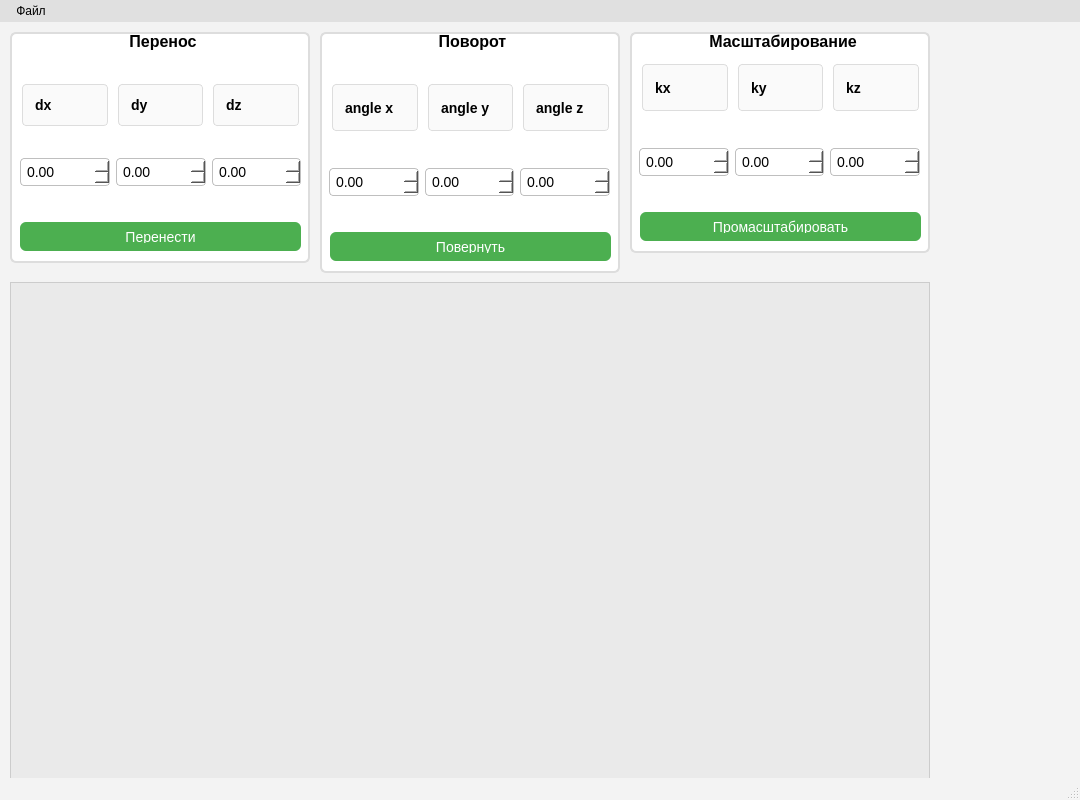
<?xml version="1.0" encoding="UTF-8"?>
<ui version="4.0">
 <class>MainWindow</class>
 <widget class="QMainWindow" name="MainWindow">
  <property name="geometry">
   <!-- Размеры окна можно подкорректировать при необходимости -->
   <rect>
    <x>0</x>
    <y>0</y>
    <width>1080</width>
    <height>800</height>
   </rect>
  </property>
  <property name="windowTitle">
   <string>MainWindow</string>
  </property>

  <!-- Общий стиль (StyleSheet) приложения -->
  <property name="styleSheet">
   <string notr="true">
   /* Общий фон окна и базовый цвет текста */
   QMainWindow {
       background-color: #f3f3f3;
       color: #000000; /* чёрный текст по умолчанию */
   }

   /* Стили для GroupBox */
   QGroupBox {
       font-weight: bold;
       border: 2px solid #ddd;
       border-radius: 6px;
       margin-top: 1em; /* отступ между заголовком и рамкой */
       background-color: #ffffff;
       color: #000000;
   }
   QGroupBox::title {
       subcontrol-origin: margin;
       subcontrol-position: top center;
       padding: 0px 6px;
       background-color: transparent;
   }

   /* Стили для QLabel (по умолчанию) */
   QLabel {
       font-size: 14px;
       color: #000000;
   }

   /*
    * Дополнительный стиль рамок для
    *  - dx, dy, dz (#label_14, #label_15, #label_13)
    *  - angle x, angle y, angle z (#label_5, #label_4, #label_6)
    *  - kx, ky, kz (#label_3, #label_2, #label_kz)
    * Cюда добавлены отступы, лёгкое закругление, светлый фон и центрирование текста.
    */
   #label_14, #label_15, #label_13,
   #label_5, #label_4, #label_6,
   #label_3, #label_2, #label_kz {
       border: 1px solid #ddd;
       border-radius: 4px;
       background-color: #fafafa;
       padding: 4px 8px;
       margin: 2px;
       font-weight: 500;
       qproperty-alignment: 'AlignCenter'; /* центрируем текст */
   }

   /* Стили для кнопок (QPushButton) */
   QPushButton {
       background-color: #4caf50; /* приятный зелёный цвет */
       color: #ffffff;           /* белый текст */
       border-radius: 6px;
       padding: 8px;
       font-size: 14px;
   }
   QPushButton:hover {
       background-color: #43a047; /* чуть темнее при наведении */
   }
   QPushButton:pressed {
       background-color: #388e3c; /* ещё темнее при нажатии */
   }

   /* Стили для QDoubleSpinBox */
   QDoubleSpinBox {
       border: 1px solid #bfbfbf;
       border-radius: 4px;
       padding: 4px;
       font-size: 14px;
       background-color: #ffffff;
       color: #000000;
   }
   QDoubleSpinBox:focus {
       border: 1px solid #4caf50; /* цвет рамки при фокусе */
   }

   /* Стили для QGraphicsView */
   QGraphicsView {
       border: 1px solid #ccc;
       background-color: #eaeaea;
   }

   /* Стили для меню (QMenuBar и QMenu) */
   QMenuBar {
       background-color: #e0e0e0;
       color: #000000;
   }
   QMenuBar::item {
       background: transparent;
       color: #000000;
       padding: 4px 10px;
   }
   QMenuBar::item:selected {
       background: #4caf50;
       color: #ffffff;
       border-radius: 4px;
   }
   QMenu {
       background-color: #ffffff;
       border: 1px solid #ccc;
       color: #000000;
   }
   QMenu::item {
       color: #000000;
       padding: 4px 20px;
   }
   QMenu::item:selected {
       background-color: #4caf50;
       color: #ffffff;
   }
   </string>
  </property>

  <!-- Центральный виджет -->
  <widget class="QWidget" name="centralwidget">
   <!-- Первая группа: Перенос -->
   <widget class="QGroupBox" name="groupBox">
    <!-- Координаты и размеры -->
    <property name="geometry">
     <rect>
      <x>10</x>
      <y>10</y>
      <width>300</width>
      <height>231</height>
     </rect>
    </property>
    <property name="font">
     <font>
      <pointsize>12</pointsize>
     </font>
    </property>
    <property name="title">
     <string>Перенос</string>
    </property>

    <widget class="QPushButton" name="buttonMove">
     <property name="geometry">
      <rect>
       <x>10</x>
       <y>190</y>
       <width>281</width>
       <height>29</height>
      </rect>
     </property>
     <property name="text">
      <string>Перенести</string>
     </property>
    </widget>

    <widget class="QWidget" name="horizontalLayoutWidget_7">
     <property name="geometry">
      <rect>
       <x>10</x>
       <y>100</y>
       <width>281</width>
       <height>80</height>
      </rect>
     </property>
     <layout class="QHBoxLayout" name="horizontalLayout_9">
      <item>
       <widget class="QDoubleSpinBox" name="move_x_box">
        <property name="minimum">
         <double>-1000.000000000000000</double>
        </property>
        <property name="maximum">
         <double>10000.000000000000000</double>
        </property>
       </widget>
      </item>
      <item>
       <widget class="QDoubleSpinBox" name="move_y_box">
        <property name="minimum">
         <double>-1000.000000000000000</double>
        </property>
        <property name="maximum">
         <double>10000.000000000000000</double>
        </property>
       </widget>
      </item>
      <item>
       <widget class="QDoubleSpinBox" name="move_z_box">
        <property name="minimum">
         <double>-1000.000000000000000</double>
        </property>
        <property name="maximum">
         <double>10000.000000000000000</double>
        </property>
       </widget>
      </item>
     </layout>
    </widget>

    <!-- Пустые лейблы (label_12, label_10, label_11) оставлены, если они нужны в коде -->
    <widget class="QLabel" name="label_12">
     <property name="geometry">
      <rect>
       <x>10</x>
       <y>40</y>
       <width>125</width>
       <height>49</height>
      </rect>
     </property>
    </widget>
    <widget class="QLabel" name="label_10">
     <property name="geometry">
      <rect>
       <x>142</x>
       <y>40</y>
       <width>125</width>
       <height>49</height>
      </rect>
     </property>
    </widget>
    <widget class="QLabel" name="label_11">
     <property name="geometry">
      <rect>
       <x>274</x>
       <y>40</y>
       <width>125</width>
       <height>49</height>
      </rect>
     </property>
    </widget>

    <!-- Подписи dx, dy, dz -->
    <widget class="QWidget" name="horizontalLayoutWidget_8">
     <property name="geometry">
      <rect>
       <x>10</x>
       <y>50</y>
       <width>281</width>
       <height>46</height>
      </rect>
     </property>
     <layout class="QHBoxLayout" name="horizontalLayout_10">
      <item>
       <widget class="QLabel" name="label_14">
        <property name="font">
         <font>
          <pointsize>12</pointsize>
         </font>
        </property>
        <property name="text">
         <string>dx</string>
        </property>
       </widget>
      </item>
      <item>
       <widget class="QLabel" name="label_15">
        <property name="font">
         <font>
          <pointsize>12</pointsize>
         </font>
        </property>
        <property name="text">
         <string>dy</string>
        </property>
       </widget>
      </item>
      <item>
       <widget class="QLabel" name="label_13">
        <property name="font">
         <font>
          <pointsize>12</pointsize>
         </font>
        </property>
        <property name="text">
         <string>dz</string>
        </property>
       </widget>
      </item>
     </layout>
    </widget>
   </widget>

   <!-- Вторая группа: Поворот -->
   <widget class="QGroupBox" name="groupBox_2">
    <property name="geometry">
     <rect>
      <x>320</x>
      <y>10</y>
      <width>300</width>
      <height>241</height>
     </rect>
    </property>
    <property name="font">
     <font>
      <pointsize>12</pointsize>
     </font>
    </property>
    <property name="title">
     <string>Поворот</string>
    </property>

    <widget class="QPushButton" name="buttonRotate">
     <property name="geometry">
      <rect>
       <x>10</x>
       <y>200</y>
       <width>281</width>
       <height>29</height>
      </rect>
     </property>
     <property name="text">
      <string>Повернуть</string>
     </property>
    </widget>

    <widget class="QWidget" name="horizontalLayoutWidget_3">
     <property name="geometry">
      <rect>
       <x>9</x>
       <y>110</y>
       <width>281</width>
       <height>80</height>
      </rect>
     </property>
     <layout class="QHBoxLayout" name="horizontalLayout_4">
      <item>
       <widget class="QDoubleSpinBox" name="angle_x_box">
        <property name="minimum">
         <double>-1000.000000000000000</double>
        </property>
        <property name="value">
         <double>0.000000000000000</double>
        </property>
       </widget>
      </item>
      <item>
       <widget class="QDoubleSpinBox" name="angle_y_box">
        <property name="minimum">
         <double>-1000.000000000000000</double>
        </property>
        <property name="value">
         <double>0.000000000000000</double>
        </property>
       </widget>
      </item>
      <item>
       <widget class="QDoubleSpinBox" name="angle_z_boz">
        <property name="minimum">
         <double>-1000.000000000000000</double>
        </property>
        <property name="value">
         <double>0.000000000000000</double>
        </property>
       </widget>
      </item>
     </layout>
    </widget>

    <!-- Подписи angle x, angle y, angle z -->
    <widget class="QWidget" name="horizontalLayoutWidget_4">
     <property name="geometry">
      <rect>
       <x>10</x>
       <y>50</y>
       <width>281</width>
       <height>51</height>
      </rect>
     </property>
     <layout class="QHBoxLayout" name="horizontalLayout_5">
      <item>
       <widget class="QLabel" name="label_5">
        <property name="font">
         <font>
          <pointsize>12</pointsize>
         </font>
        </property>
        <property name="text">
         <string>angle x</string>
        </property>
       </widget>
      </item>
      <item>
       <widget class="QLabel" name="label_4">
        <property name="font">
         <font>
          <pointsize>12</pointsize>
         </font>
        </property>
        <property name="text">
         <string>angle y</string>
        </property>
       </widget>
      </item>
      <item>
       <widget class="QLabel" name="label_6">
        <property name="font">
         <font>
          <pointsize>12</pointsize>
         </font>
        </property>
        <property name="text">
         <string>angle z</string>
        </property>
       </widget>
      </item>
     </layout>
    </widget>
   </widget>

   <!-- Третья группа: Масштабирование -->
   <widget class="QGroupBox" name="groupBox_3">
    <property name="geometry">
     <rect>
      <x>630</x>
      <y>10</y>
      <width>300</width>
      <height>221</height>
     </rect>
    </property>
    <property name="font">
     <font>
      <pointsize>12</pointsize>
     </font>
    </property>
    <property name="title">
     <string>Масштабирование</string>
    </property>

    <widget class="QPushButton" name="buttonScale">
     <property name="geometry">
      <rect>
       <x>10</x>
       <y>180</y>
       <width>281</width>
       <height>29</height>
      </rect>
     </property>
     <property name="text">
      <string>Промасштабировать</string>
     </property>
    </widget>

    <!-- Поля для ввода kx, ky, kz -->
    <widget class="QWidget" name="horizontalLayoutWidget">
     <property name="geometry">
      <rect>
       <x>9</x>
       <y>90</y>
       <width>281</width>
       <height>80</height>
      </rect>
     </property>
     <layout class="QHBoxLayout" name="horizontalLayout">
      <item>
       <widget class="QDoubleSpinBox" name="scale_x_box">
        <property name="minimum">
         <double>-1000.000000000000000</double>
        </property>
        <property name="value">
         <double>0.000000000000000</double>
        </property>
       </widget>
      </item>
      <item>
       <widget class="QDoubleSpinBox" name="scale_y_box">
        <property name="minimum">
         <double>-1000.000000000000000</double>
        </property>
        <property name="value">
         <double>0.000000000000000</double>
        </property>
       </widget>
      </item>
      <item>
       <widget class="QDoubleSpinBox" name="scale_z_box">
        <property name="minimum">
         <double>-1000.000000000000000</double>
        </property>
        <property name="value">
         <double>0.000000000000000</double>
        </property>
       </widget>
      </item>
     </layout>
    </widget>

    <widget class="QWidget" name="horizontalLayoutWidget_2">
     <property name="geometry">
      <rect>
       <x>10</x>
       <y>30</y>
       <width>281</width>
       <height>51</height>
      </rect>
     </property>
     <layout class="QHBoxLayout" name="horizontalLayout_3">
      <item>
       <widget class="QLabel" name="label_3">
        <property name="font">
         <font>
          <pointsize>12</pointsize>
         </font>
        </property>
        <property name="text">
         <string>kx</string>
        </property>
       </widget>
      </item>
      <item>
       <widget class="QLabel" name="label_2">
        <property name="font">
         <font>
          <pointsize>12</pointsize>
         </font>
        </property>
        <property name="text">
         <string>ky</string>
        </property>
       </widget>
      </item>
      <item>
       <!-- Изменили objectName c "label" на "label_kz",
            чтобы стиль #label_kz корректно применился -->
       <widget class="QLabel" name="label_kz">
        <property name="font">
         <font>
          <pointsize>12</pointsize>
         </font>
        </property>
        <property name="text">
         <string>kz</string>
        </property>
       </widget>
      </item>
     </layout>
    </widget>
   </widget>

   <!-- Область для рисования (GraphicsView) - расположим ниже -->
   <widget class="QGraphicsView" name="graphicsView">
    <property name="geometry">
     <rect>
      <x>10</x>
      <y>260</y>
      <width>920</width>
      <height>511</height>
     </rect>
    </property>
   </widget>
  </widget>

  <!-- Меню и статус-бар -->
  <widget class="QMenuBar" name="menubar">
   <property name="geometry">
    <rect>
     <x>0</x>
     <y>0</y>
     <width>1080</width>
     <height>37</height>
    </rect>
   </property>
   <widget class="QMenu" name="menuFile">
    <property name="title">
     <string>Файл</string>
    </property>
    <addaction name="actionOpen_file"/>
    <addaction name="actionSave_file"/>
   </widget>
   <addaction name="menuFile"/>
  </widget>
  <widget class="QStatusBar" name="statusbar"/>

  <!-- Действия (Actions) меню -->
  <action name="actionOpen_file">
   <property name="text">
    <string>Загрузить файл</string>
   </property>
  </action>
  <action name="actionSave_file">
   <property name="text">
    <string>Сохранить</string>
   </property>
  </action>
 </widget>
 <resources/>
 <connections/>
</ui>
